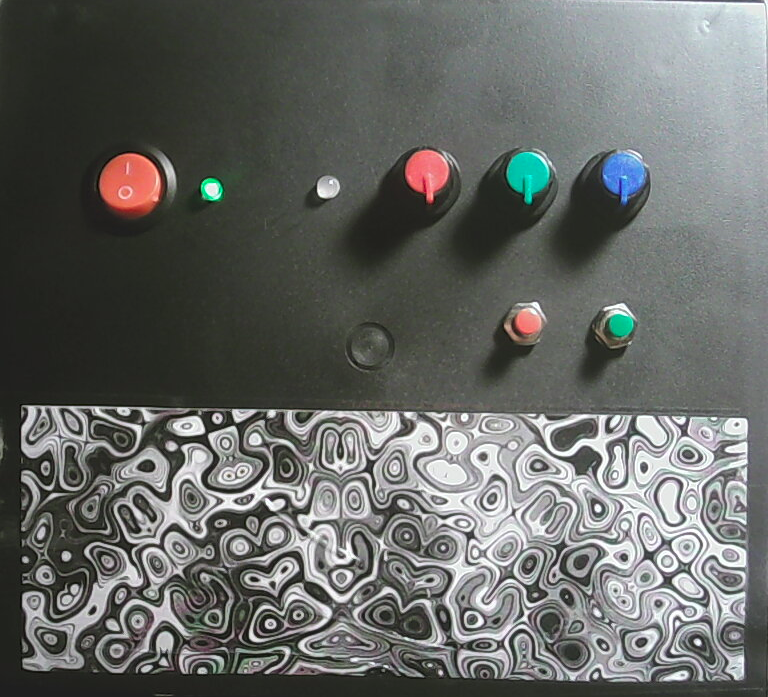
#> input picture AR/img/base.png, 768 x 697 px
$ python draw_kp.py
#> lines starting #> are read from the running program, lines starting #| are printed output that depends on the picture
import numpy as np
import cv2
from matplotlib import pyplot as plt

img = cv2.imread('AR/img/base.png')
#> img is the input picture: shape (697, 768, 3); mean B, G, R 101, 103.9, 101.6
gimg = img
# cv2.imshow("img", img)
# cv2.waitKey()
# Initiate STAR detector
orb = cv2.ORB_create(1000)

# find the keypoints with ORB
kp, desc = orb.detectAndCompute(img, None)
#> kp = 1000 keypoints; strongest (x, y, size): (696, 641, 44.6), (698, 642, 44.6), (202, 428, 77.1), (696, 639, 53.6)

# draw only keypoints location,not size and orientation
img2 = cv2.drawKeypoints(gimg,kp, None,color=(0,255,0), flags=0)
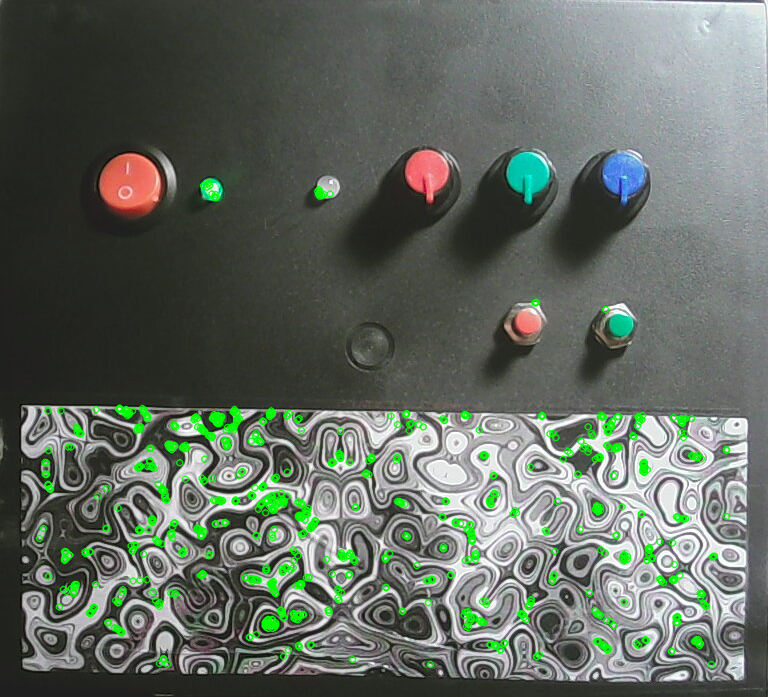
#> img2: shape (697, 768, 3); mean B, G, R 97.3, 106.8, 98
# plt.imshow(img2),plt.show()
cv2.imshow("Keypoints", img2)
cv2.waitKey()
